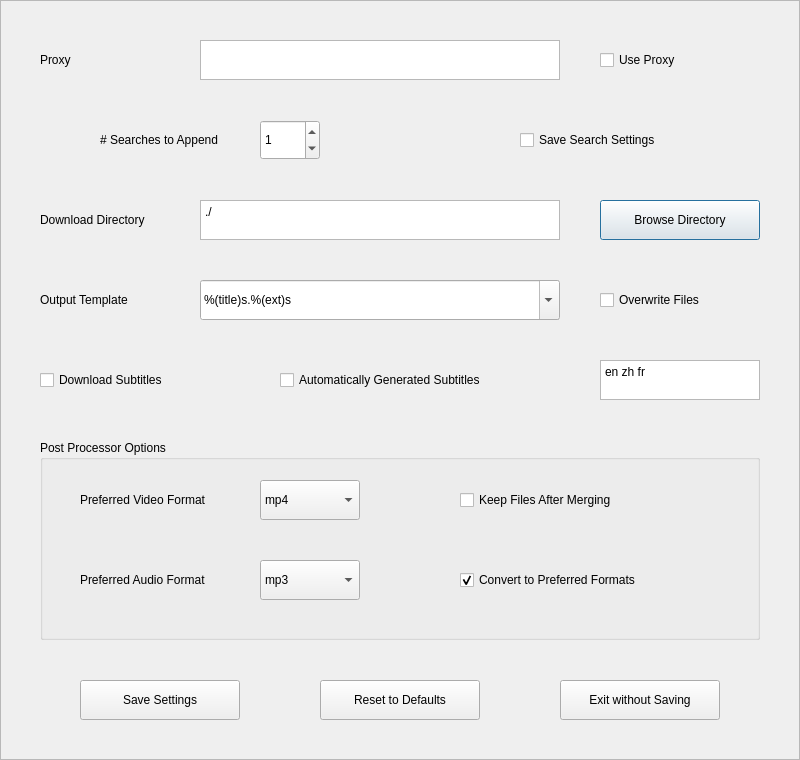
<?xml version="1.0" encoding="UTF-8"?>
<ui version="4.0">
 <class>PreferencesDialog</class>
 <widget class="QDialog" name="PreferencesDialog">
  <property name="windowModality">
   <enum>Qt::ApplicationModal</enum>
  </property>
  <property name="geometry">
   <rect>
    <x>0</x>
    <y>0</y>
    <width>800</width>
    <height>760</height>
   </rect>
  </property>
  <property name="sizePolicy">
   <sizepolicy hsizetype="Fixed" vsizetype="Fixed">
    <horstretch>0</horstretch>
    <verstretch>0</verstretch>
   </sizepolicy>
  </property>
  <property name="minimumSize">
   <size>
    <width>800</width>
    <height>760</height>
   </size>
  </property>
  <property name="maximumSize">
   <size>
    <width>800</width>
    <height>760</height>
   </size>
  </property>
  <property name="font">
   <font>
    <family>Arial</family>
    <pointsize>9</pointsize>
   </font>
  </property>
  <property name="contextMenuPolicy">
   <enum>Qt::DefaultContextMenu</enum>
  </property>
  <property name="windowTitle">
   <string>Preferences</string>
  </property>
  <property name="windowIcon">
   <iconset>
    <normaloff>../assets/Ico.ico</normaloff>../assets/Ico.ico</iconset>
  </property>
  <property name="whatsThis">
   <string/>
  </property>
  <layout class="QVBoxLayout" name="verticalLayout">
   <property name="spacing">
    <number>0</number>
   </property>
   <property name="sizeConstraint">
    <enum>QLayout::SetNoConstraint</enum>
   </property>
   <property name="leftMargin">
    <number>0</number>
   </property>
   <property name="topMargin">
    <number>0</number>
   </property>
   <property name="rightMargin">
    <number>0</number>
   </property>
   <property name="bottomMargin">
    <number>0</number>
   </property>
   <item>
    <widget class="QFrame" name="frame">
     <property name="sizePolicy">
      <sizepolicy hsizetype="Fixed" vsizetype="Fixed">
       <horstretch>0</horstretch>
       <verstretch>0</verstretch>
      </sizepolicy>
     </property>
     <property name="minimumSize">
      <size>
       <width>800</width>
       <height>760</height>
      </size>
     </property>
     <property name="frameShape">
      <enum>QFrame::StyledPanel</enum>
     </property>
     <property name="frameShadow">
      <enum>QFrame::Raised</enum>
     </property>
     <widget class="QLabel" name="directoryLabel">
      <property name="geometry">
       <rect>
        <x>40</x>
        <y>200</y>
        <width>130</width>
        <height>40</height>
       </rect>
      </property>
      <property name="text">
       <string>Download Directory</string>
      </property>
     </widget>
     <widget class="QPlainTextEdit" name="directory">
      <property name="geometry">
       <rect>
        <x>200</x>
        <y>200</y>
        <width>360</width>
        <height>40</height>
       </rect>
      </property>
      <property name="toolTip">
       <string>&lt;html&gt;&lt;head/&gt;&lt;body&gt;&lt;p&gt;Default Download Directory&lt;/p&gt;&lt;/body&gt;&lt;/html&gt;</string>
      </property>
      <property name="plainText">
       <string>./</string>
      </property>
     </widget>
     <widget class="QPushButton" name="directoryBtn">
      <property name="geometry">
       <rect>
        <x>600</x>
        <y>200</y>
        <width>160</width>
        <height>40</height>
       </rect>
      </property>
      <property name="text">
       <string>Browse Directory</string>
      </property>
     </widget>
     <widget class="QLabel" name="outputLabel">
      <property name="geometry">
       <rect>
        <x>40</x>
        <y>280</y>
        <width>130</width>
        <height>40</height>
       </rect>
      </property>
      <property name="text">
       <string>Output Template</string>
      </property>
     </widget>
     <widget class="QPushButton" name="exitBtn">
      <property name="geometry">
       <rect>
        <x>560</x>
        <y>680</y>
        <width>160</width>
        <height>40</height>
       </rect>
      </property>
      <property name="text">
       <string>Exit without Saving</string>
      </property>
     </widget>
     <widget class="QPushButton" name="resetSettingsBtn">
      <property name="geometry">
       <rect>
        <x>320</x>
        <y>680</y>
        <width>160</width>
        <height>40</height>
       </rect>
      </property>
      <property name="text">
       <string>Reset to Defaults</string>
      </property>
     </widget>
     <widget class="QGroupBox" name="groupBox">
      <property name="geometry">
       <rect>
        <x>40</x>
        <y>440</y>
        <width>720</width>
        <height>200</height>
       </rect>
      </property>
      <property name="title">
       <string>Post Processor Options</string>
      </property>
      <property name="flat">
       <bool>false</bool>
      </property>
      <widget class="QCheckBox" name="convertFormats">
       <property name="geometry">
        <rect>
         <x>420</x>
         <y>120</y>
         <width>240</width>
         <height>40</height>
        </rect>
       </property>
       <property name="toolTip">
        <string>&lt;html&gt;&lt;head/&gt;&lt;body&gt;&lt;p&gt;Convert Downloaded Videos to Preferred Format&lt;/p&gt;&lt;/body&gt;&lt;/html&gt;</string>
       </property>
       <property name="text">
        <string>Convert to Preferred Formats</string>
       </property>
       <property name="checked">
        <bool>true</bool>
       </property>
      </widget>
      <widget class="QCheckBox" name="keepFiles">
       <property name="geometry">
        <rect>
         <x>420</x>
         <y>40</y>
         <width>240</width>
         <height>40</height>
        </rect>
       </property>
       <property name="toolTip">
        <string>&lt;html&gt;&lt;head/&gt;&lt;body&gt;&lt;p&gt;Keep Constituent Files after Merging&lt;/p&gt;&lt;/body&gt;&lt;/html&gt;</string>
       </property>
       <property name="text">
        <string>Keep Files After Merging</string>
       </property>
      </widget>
      <widget class="QComboBox" name="preferredVideos">
       <property name="geometry">
        <rect>
         <x>220</x>
         <y>40</y>
         <width>100</width>
         <height>40</height>
        </rect>
       </property>
       <property name="toolTip">
        <string>&lt;html&gt;&lt;head/&gt;&lt;body&gt;&lt;p&gt;Preferred Format for Merging and Conversion&lt;/p&gt;&lt;/body&gt;&lt;/html&gt;</string>
       </property>
       <item>
        <property name="text">
         <string>mp4</string>
        </property>
       </item>
       <item>
        <property name="text">
         <string>mkv</string>
        </property>
       </item>
       <item>
        <property name="text">
         <string>avi</string>
        </property>
       </item>
       <item>
        <property name="text">
         <string>gif</string>
        </property>
       </item>
       <item>
        <property name="text">
         <string>3gp</string>
        </property>
       </item>
       <item>
        <property name="text">
         <string>webm</string>
        </property>
       </item>
      </widget>
      <widget class="QComboBox" name="preferredAudios">
       <property name="geometry">
        <rect>
         <x>220</x>
         <y>120</y>
         <width>100</width>
         <height>40</height>
        </rect>
       </property>
       <property name="toolTip">
        <string>&lt;html&gt;&lt;head/&gt;&lt;body&gt;&lt;p&gt;Preferred Format for Merging and Conversion&lt;/p&gt;&lt;/body&gt;&lt;/html&gt;</string>
       </property>
       <item>
        <property name="text">
         <string>mp3</string>
        </property>
       </item>
       <item>
        <property name="text">
         <string>m4a</string>
        </property>
       </item>
       <item>
        <property name="text">
         <string>aac</string>
        </property>
       </item>
       <item>
        <property name="text">
         <string>ogg</string>
        </property>
       </item>
       <item>
        <property name="text">
         <string>flac</string>
        </property>
       </item>
       <item>
        <property name="text">
         <string>webm</string>
        </property>
       </item>
      </widget>
      <widget class="QLabel" name="videoLabel">
       <property name="geometry">
        <rect>
         <x>40</x>
         <y>40</y>
         <width>160</width>
         <height>40</height>
        </rect>
       </property>
       <property name="text">
        <string>Preferred Video Format</string>
       </property>
      </widget>
      <widget class="QLabel" name="audioLabel">
       <property name="geometry">
        <rect>
         <x>40</x>
         <y>120</y>
         <width>160</width>
         <height>40</height>
        </rect>
       </property>
       <property name="text">
        <string>Preferred Audio Format</string>
       </property>
      </widget>
     </widget>
     <widget class="QLabel" name="proxyLabel">
      <property name="geometry">
       <rect>
        <x>40</x>
        <y>40</y>
        <width>130</width>
        <height>40</height>
       </rect>
      </property>
      <property name="text">
       <string>Proxy</string>
      </property>
     </widget>
     <widget class="QPlainTextEdit" name="proxy">
      <property name="geometry">
       <rect>
        <x>200</x>
        <y>40</y>
        <width>360</width>
        <height>40</height>
       </rect>
      </property>
      <property name="toolTip">
       <string>&lt;html&gt;&lt;head/&gt;&lt;body&gt;&lt;p&gt; HTTP/HTTPS/SOCKS proxy, eg. &lt;span style=&quot; font-family:'Arial,Helvetica Neue,Helvetica,sans-serif'; font-size:15px; color:#242729; background-color:#ffffff;&quot;&gt;socks5://127.0.0.1:1080/&lt;/span&gt;&lt;/p&gt;&lt;/body&gt;&lt;/html&gt;</string>
      </property>
     </widget>
     <widget class="QCheckBox" name="overwrite">
      <property name="geometry">
       <rect>
        <x>600</x>
        <y>280</y>
        <width>160</width>
        <height>40</height>
       </rect>
      </property>
      <property name="toolTip">
       <string>&lt;html&gt;&lt;head/&gt;&lt;body&gt;&lt;p&gt;Overwrite Similar Filenames&lt;/p&gt;&lt;/body&gt;&lt;/html&gt;</string>
      </property>
      <property name="text">
       <string>Overwrite Files</string>
      </property>
     </widget>
     <widget class="QCheckBox" name="writesubtitles">
      <property name="geometry">
       <rect>
        <x>40</x>
        <y>360</y>
        <width>160</width>
        <height>40</height>
       </rect>
      </property>
      <property name="text">
       <string>Download Subtitles</string>
      </property>
     </widget>
     <widget class="QPushButton" name="saveSettingsBtn">
      <property name="geometry">
       <rect>
        <x>80</x>
        <y>680</y>
        <width>160</width>
        <height>40</height>
       </rect>
      </property>
      <property name="text">
       <string>Save Settings</string>
      </property>
     </widget>
     <widget class="QLabel" name="searchAppendLabel">
      <property name="geometry">
       <rect>
        <x>100</x>
        <y>120</y>
        <width>160</width>
        <height>40</height>
       </rect>
      </property>
      <property name="text">
       <string># Searches to Append</string>
      </property>
     </widget>
     <widget class="QCheckBox" name="proxyChecked">
      <property name="geometry">
       <rect>
        <x>600</x>
        <y>40</y>
        <width>160</width>
        <height>40</height>
       </rect>
      </property>
      <property name="text">
       <string>Use Proxy</string>
      </property>
     </widget>
     <widget class="QSpinBox" name="searchAppend">
      <property name="geometry">
       <rect>
        <x>260</x>
        <y>120</y>
        <width>60</width>
        <height>40</height>
       </rect>
      </property>
      <property name="toolTip">
       <string>&lt;html&gt;&lt;head/&gt;&lt;body&gt;&lt;p&gt;Number of Search Results to Append to Download List&lt;/p&gt;&lt;/body&gt;&lt;/html&gt;</string>
      </property>
      <property name="maximum">
       <number>50</number>
      </property>
      <property name="value">
       <number>1</number>
      </property>
     </widget>
     <widget class="QComboBox" name="output">
      <property name="geometry">
       <rect>
        <x>200</x>
        <y>280</y>
        <width>360</width>
        <height>40</height>
       </rect>
      </property>
      <property name="toolTip">
       <string>&lt;html&gt;&lt;head/&gt;&lt;body&gt;&lt;p&gt;Output Filename Templates&lt;/p&gt;&lt;/body&gt;&lt;/html&gt;</string>
      </property>
      <property name="editable">
       <bool>true</bool>
      </property>
      <property name="maxVisibleItems">
       <number>6</number>
      </property>
      <property name="frame">
       <bool>true</bool>
      </property>
      <item>
       <property name="text">
        <string>%(title)s.%(ext)s</string>
       </property>
      </item>
      <item>
       <property name="text">
        <string>%(id)s.%(ext)s</string>
       </property>
      </item>
      <item>
       <property name="text">
        <string>%(title)s - %(format_id)s.%(ext)s</string>
       </property>
      </item>
      <item>
       <property name="text">
        <string>%(playlist)s/%(playlist_index)s - %(title)s.%(ext)s</string>
       </property>
      </item>
      <item>
       <property name="text">
        <string>%(uploader)s/%(playlist)s/%(playlist_index)s - %(title)s.%(ext)s</string>
       </property>
      </item>
      <item>
       <property name="text">
        <string>%(uploader)s/%(title)s.%(ext)s</string>
       </property>
      </item>
     </widget>
     <widget class="QCheckBox" name="saveSearchSettings">
      <property name="geometry">
       <rect>
        <x>520</x>
        <y>120</y>
        <width>180</width>
        <height>40</height>
       </rect>
      </property>
      <property name="toolTip">
       <string>&lt;html&gt;&lt;head/&gt;&lt;body&gt;&lt;p&gt;Save the Search Settings (Maximum Search Results / Default Ordering)&lt;/p&gt;&lt;/body&gt;&lt;/html&gt;</string>
      </property>
      <property name="text">
       <string>Save Search Settings</string>
      </property>
     </widget>
     <widget class="QCheckBox" name="writeautomaticsub">
      <property name="geometry">
       <rect>
        <x>280</x>
        <y>360</y>
        <width>260</width>
        <height>40</height>
       </rect>
      </property>
      <property name="text">
       <string>Automatically Generated Subtitles</string>
      </property>
     </widget>
     <widget class="QPlainTextEdit" name="subtitleslangs">
      <property name="geometry">
       <rect>
        <x>600</x>
        <y>360</y>
        <width>160</width>
        <height>40</height>
       </rect>
      </property>
      <property name="toolTip">
       <string>&lt;html&gt;&lt;head/&gt;&lt;body&gt;&lt;p&gt;Subtitle Languages&lt;/p&gt;&lt;/body&gt;&lt;/html&gt;</string>
      </property>
      <property name="plainText">
       <string>en zh fr</string>
      </property>
     </widget>
    </widget>
   </item>
  </layout>
 </widget>
 <tabstops>
  <tabstop>saveSettingsBtn</tabstop>
  <tabstop>exitBtn</tabstop>
  <tabstop>resetSettingsBtn</tabstop>
  <tabstop>proxy</tabstop>
  <tabstop>proxyChecked</tabstop>
  <tabstop>searchAppend</tabstop>
  <tabstop>saveSearchSettings</tabstop>
  <tabstop>directory</tabstop>
  <tabstop>directoryBtn</tabstop>
  <tabstop>output</tabstop>
  <tabstop>overwrite</tabstop>
  <tabstop>writesubtitles</tabstop>
  <tabstop>preferredVideos</tabstop>
  <tabstop>preferredAudios</tabstop>
  <tabstop>keepFiles</tabstop>
  <tabstop>convertFormats</tabstop>
 </tabstops>
 <resources/>
 <connections/>
</ui>
